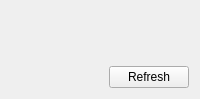
<?xml version="1.0" encoding="UTF-8"?>
<ui version="4.0">
 <class>Settings::CFirmwareInformation</class>
 <widget class="QWidget" name="Settings::CFirmwareInformation">
  <property name="geometry">
   <rect>
    <x>0</x>
    <y>0</y>
    <width>200</width>
    <height>99</height>
   </rect>
  </property>
  <property name="windowTitle">
   <string>Form</string>
  </property>
  <layout class="QGridLayout" name="gridLayout">
   <item row="0" column="0">
    <widget class="MainMenu::CScrollTable" name="widget" native="true"/>
   </item>
   <item row="1" column="0">
    <layout class="QHBoxLayout" name="horizontalLayout">
     <item>
      <spacer name="horizontalSpacer">
       <property name="orientation">
        <enum>Qt::Horizontal</enum>
       </property>
       <property name="sizeHint" stdset="0">
        <size>
         <width>158</width>
         <height>20</height>
        </size>
       </property>
      </spacer>
     </item>
     <item>
      <widget class="QPushButton" name="refreshBtn">
       <property name="text">
        <string>Refresh</string>
       </property>
      </widget>
     </item>
    </layout>
   </item>
  </layout>
 </widget>
 <customwidgets>
  <customwidget>
   <class>MainMenu::CScrollTable</class>
   <extends>QWidget</extends>
   <header>MainMenu/Include/ScrollTable.h</header>
   <container>1</container>
  </customwidget>
 </customwidgets>
 <resources/>
 <connections/>
</ui>
